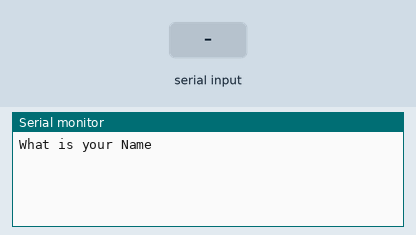
Simulated run of this sketch. Board: Arduino Uno, built with avr-gcc and run on an emulated ATmega328P. On the bench: the last lines printed to the serial monitor. The test bench sets the inputs (shaded band).

Above: at 1.2 s.
1.3 s: "1" received over Serial
At 2.9 s:
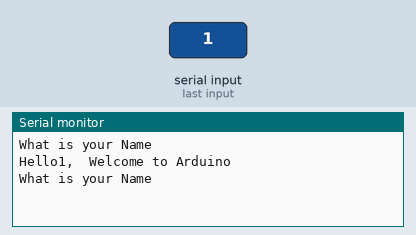
3.8 s: "0" received over Serial
At 5.2 s:
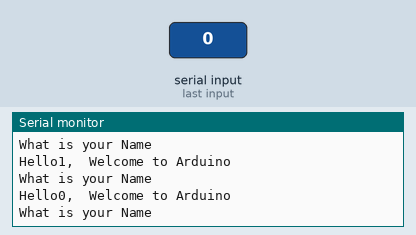
5.3 s: "2" received over Serial
At 7.2 s:
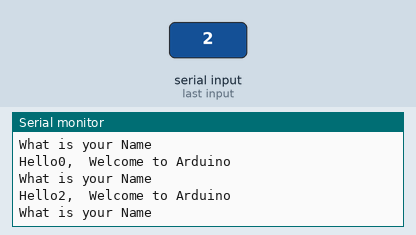

Measured:
- after the input at 1.3 s, the serial monitor: prints a new line after 1.0 s (image 1)
- after the input at 3.8 s, the serial monitor: prints a new line after 1.0 s (image 2)
- after the input at 5.3 s, the serial monitor: prints a new line after 1.0 s (image 3)

The sketch:

chapter_10_while_loop_.ino
```cpp
String myName;
String msg = "What is your Name";
String msg2 = "Hello";
String msg3 = ",  Welcome to Arduino";
void setup() {
  Serial.begin(9600);

}
void loop() {
  Serial.println(msg);
while(Serial.available()==0){
// we do not write here anything as we have to await to take data from the user
}
myName =  Serial.readString();
Serial.print(msg2);
Serial.print(myName);
Serial.println(msg3);


}
```
